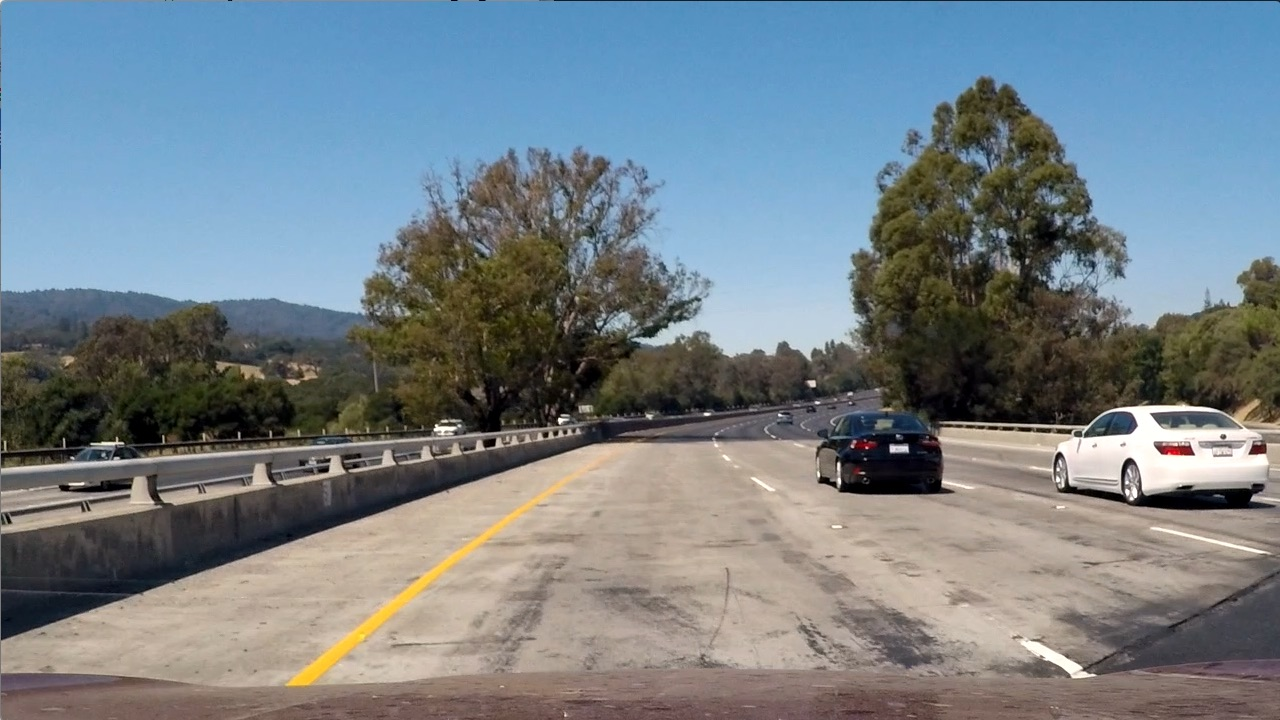
#> input picture resources/test_images/test1.jpg, 1280 x 720 px; its folder holds only this picture in this run
$ python -i utils.py   (imports and definitions only)   (older library calls are emulated)
#> lines starting #> are read from the running program, lines starting #| are printed output that depends on the picture; after the words box and inside, x2 and y2 are one past the last pixel; in counts of white or black regions, pixels touching at a corner belong together
import numpy as np
import cv2
import glob
import os
import pickle
import matplotlib.image as mpimg
import matplotlib.pyplot as plt
from .lane import Lane

# function to undistort a captured frame or image
# [5 lines left out: function undistort, not called in this run]

# receives a 1-channel image and returns the sobel bin
def get_sobel_bin(img):
    sobel = cv2.Sobel(img, cv2.CV_64F, 1, 0, ksize=9)  # x-direction gradient
    abs_sobel = np.absolute(sobel)
    scaled_sobel = np.uint8(255*abs_sobel/np.max(abs_sobel))
    sobel_bin = np.zeros_like(scaled_sobel)
    sobel_bin[(scaled_sobel >= 20) & (scaled_sobel <= 100)] = 1

    return sobel_bin

# convert undistorted frame to thresholed black and white
def get_threshold(img, show=False):
    ''' "img" should be an undistorted image '''
#> called with show = False

    # Color-space conversions
    gray = cv2.cvtColor(img, cv2.COLOR_RGB2GRAY)
    hls = cv2.cvtColor(img, cv2.COLOR_RGB2HLS)
#> hls: shape (720, 1280, 3); mean of channels 0, 1, 2 60.2, 126.7, 74.4
    s_channel = hls[:,:,2]
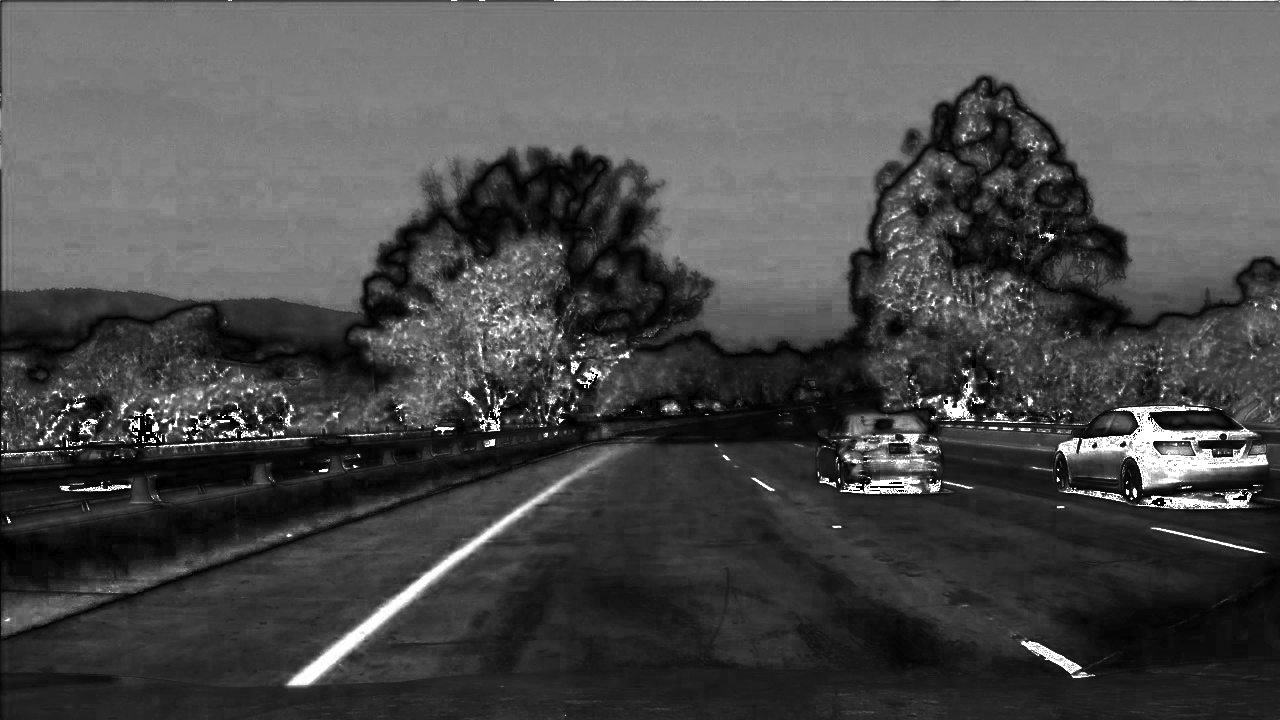
#> s_channel: shape (720, 1280); min 0, max 255, mean 74.4

    # Sobel gradient binaries
    sobel_s_bin = get_sobel_bin(s_channel)
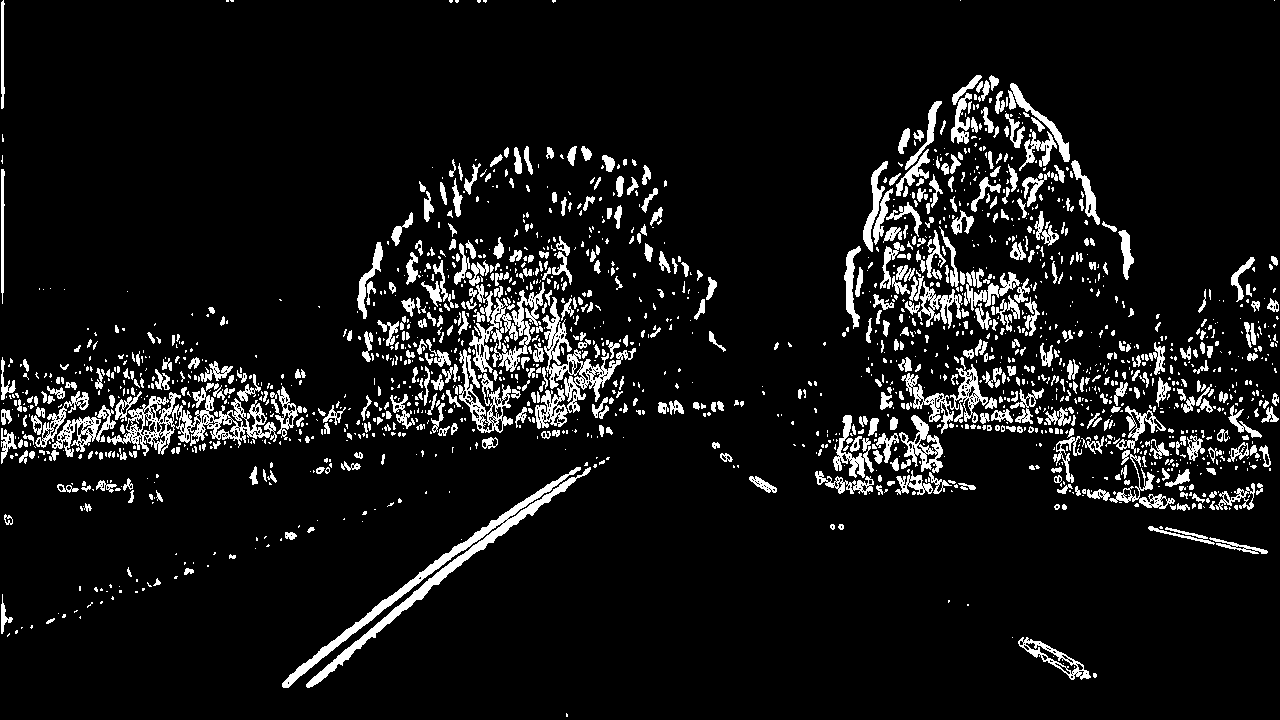
#> sobel_s_bin: shape (720, 1280); values 0 (black) and 1 (white), 8.6% white; 1840 white regions (1236 under 20 px), largest, box (x1, y1, x2, y2) and area: (282, 467, 591, 688) 5266, (107, 387, 277, 456) 3401, (542, 297, 636, 413) 2269
    sobel_gray_bin = get_sobel_bin(gray)
#> in get_sobel_bin (call 2), `sobel = cv2.Sobel(img, cv2.CV_64F, 1, 0, ksize=9)`:
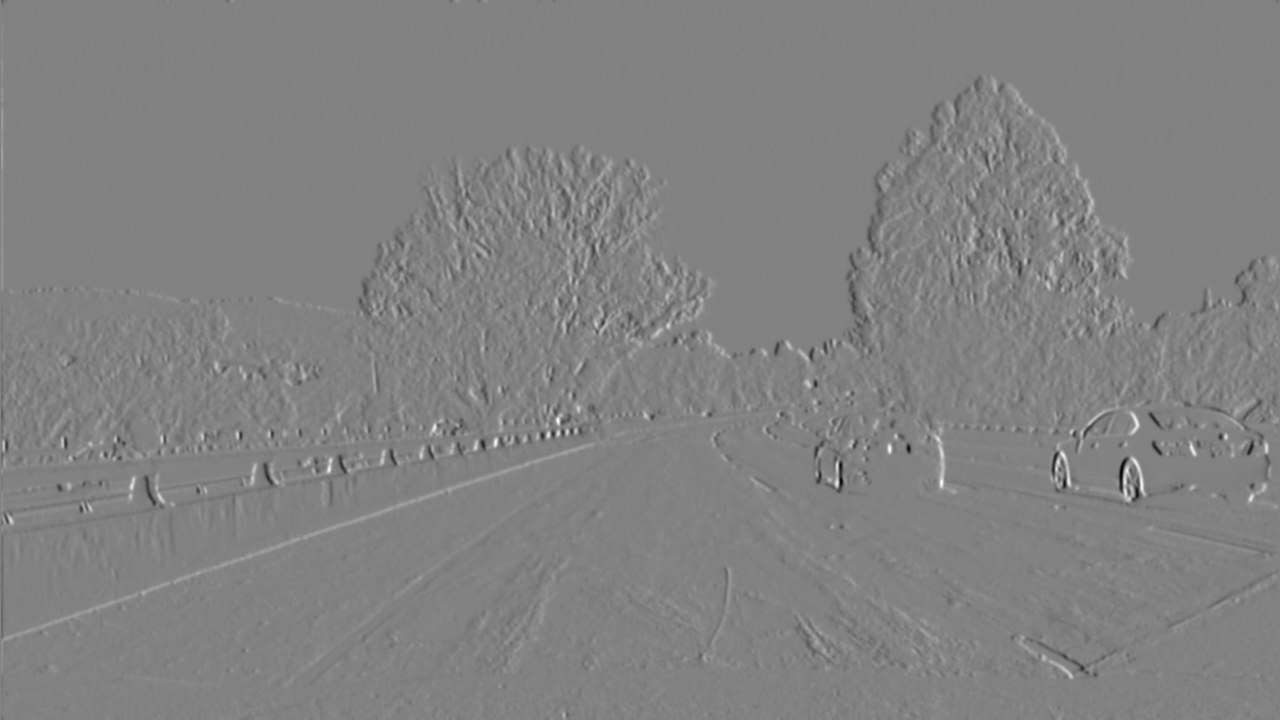
#> sobel: shape (720, 1280) float64; min -1891026, max 1816804, mean 147.8; drawn with min black and max white
#> sobel_gray_bin: shape (720, 1280); values 0 (black) and 1 (white), 8.6% white; 2702 white regions (1937 under 20 px), largest, box (x1, y1, x2, y2) and area: (173, 443, 595, 584) 1921, (979, 207, 1030, 312) 1366, (845, 252, 879, 360) 1199

    sobel_comb_bin = np.zeros_like(sobel_s_bin)
    sobel_comb_bin[(sobel_s_bin == 1) | (sobel_gray_bin == 1)] = 1

    # HLS S-Channel binary
    s_bin = np.zeros_like(s_channel)
    s_bin[(s_channel >= 150) & (s_channel <= 255)] = 1

    # Combine the binaries
    comb_bin = np.zeros_like(sobel_comb_bin)
    comb_bin[(sobel_comb_bin == 1) | (s_bin == 1)] = 1

    gray_img = np.dstack((gray, gray, gray))
    sobel_s_img = np.dstack((sobel_s_bin, sobel_s_bin, sobel_s_bin))*255
#> sobel_s_img: shape (720, 1280, 3); mean of channels 0, 1, 2 21.8, 21.8, 21.8
    sobel_gray_img = np.dstack((sobel_gray_bin, sobel_gray_bin, sobel_gray_bin))*255
    sobel_comb_img = np.dstack((sobel_comb_bin, sobel_comb_bin, sobel_comb_bin))*255
    s_img = np.dstack((s_bin, s_bin, s_bin))*255
    comb_img = np.dstack((comb_bin, comb_bin, comb_bin))*255

    if show: side_by_side_plot(img, comb_img, 'Original', 'Thresholded')

    return comb_img

# perspective transform to create top view or eagle eye view
# [47 lines left out: functions warp, side_by_side_plot, not called in this run]

def big_plot(img):
    fig, ax = plt.subplots(figsize=(20, 10))
    ax.imshow(img)

>>> import cv2
>>> picture = cv2.cvtColor(cv2.imread('../resources/test_images/test1.jpg'), cv2.COLOR_BGR2RGB)
>>> result = get_threshold(picture)
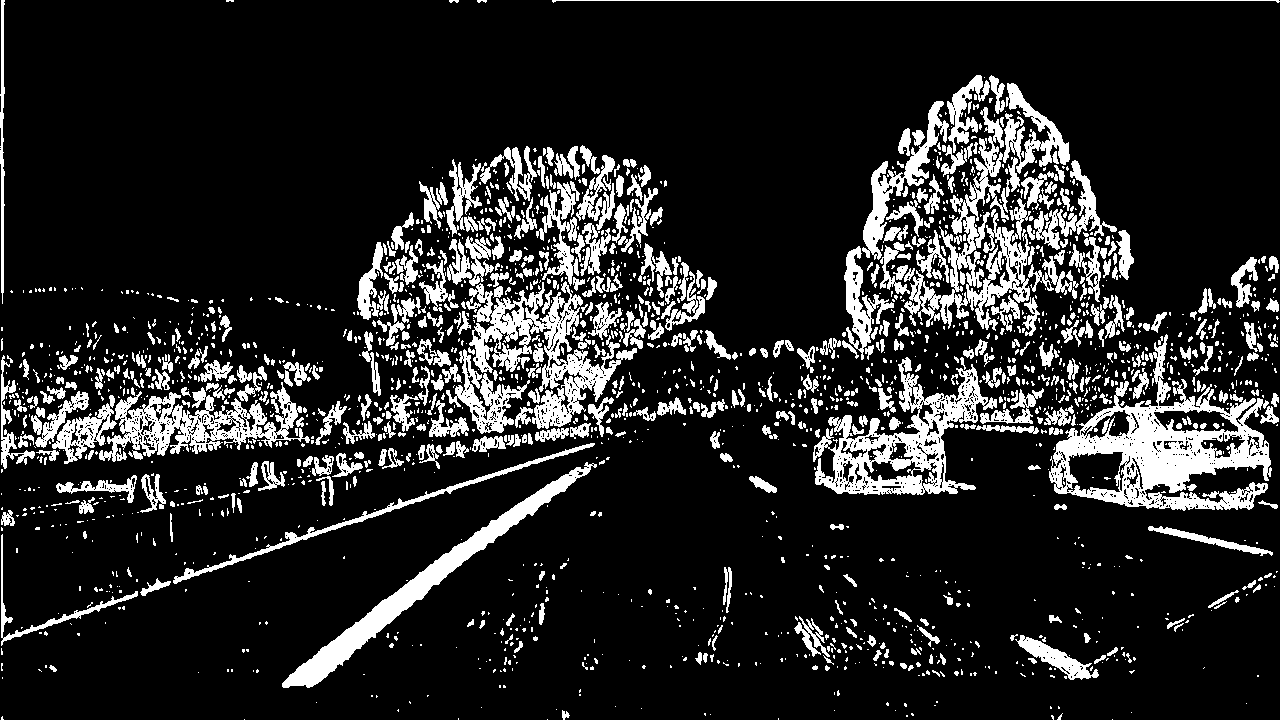
#> result: shape (720, 1280, 3); 15.2% white; 2158 white regions (1572 under 20 px), largest, box (x1, y1, x2, y2) and area: (1049, 334, 1272, 511) 13481, (904, 83, 1070, 331) 9920, (813, 357, 997, 495) 8348

$ run again, on resources/test_images/test2.jpg
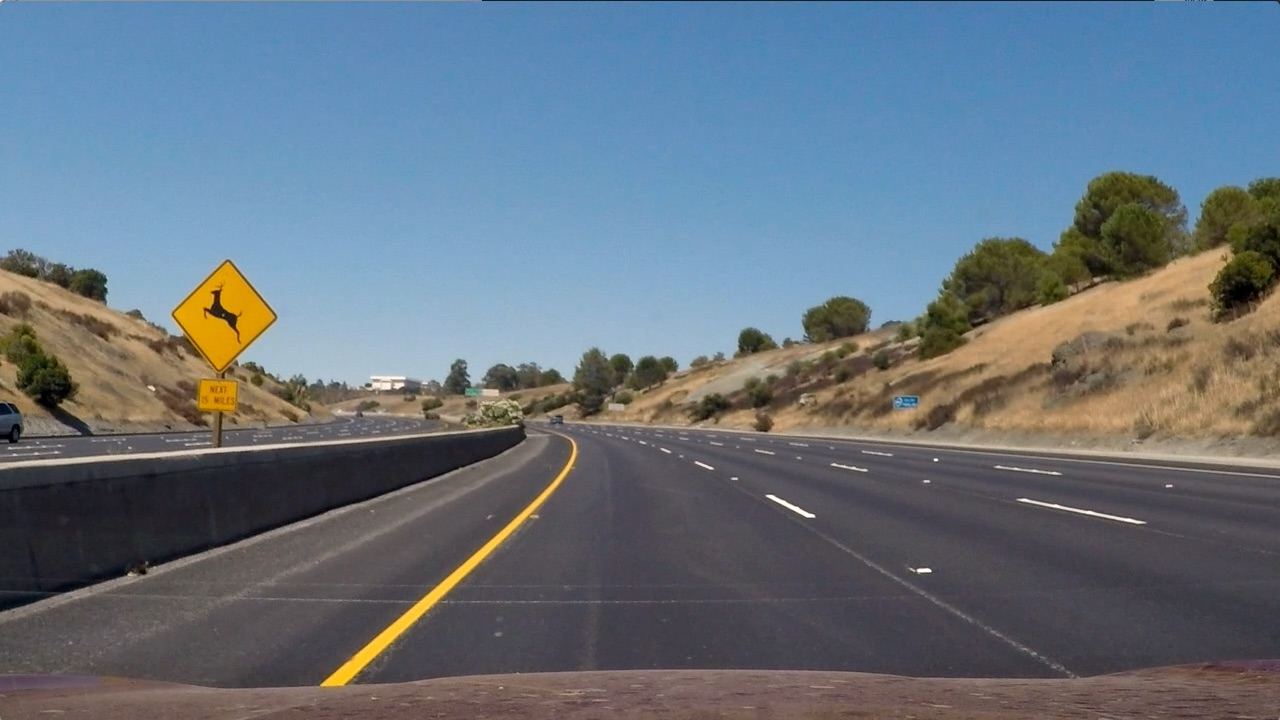
#> input picture resources/test_images/test2.jpg, 1280 x 720 px
#> hls: shape (720, 1280, 3); mean of channels 0, 1, 2 86.2, 113.9, 64.8
#> in get_threshold, `sobel_s_bin = get_sobel_bin(s_channel)`:
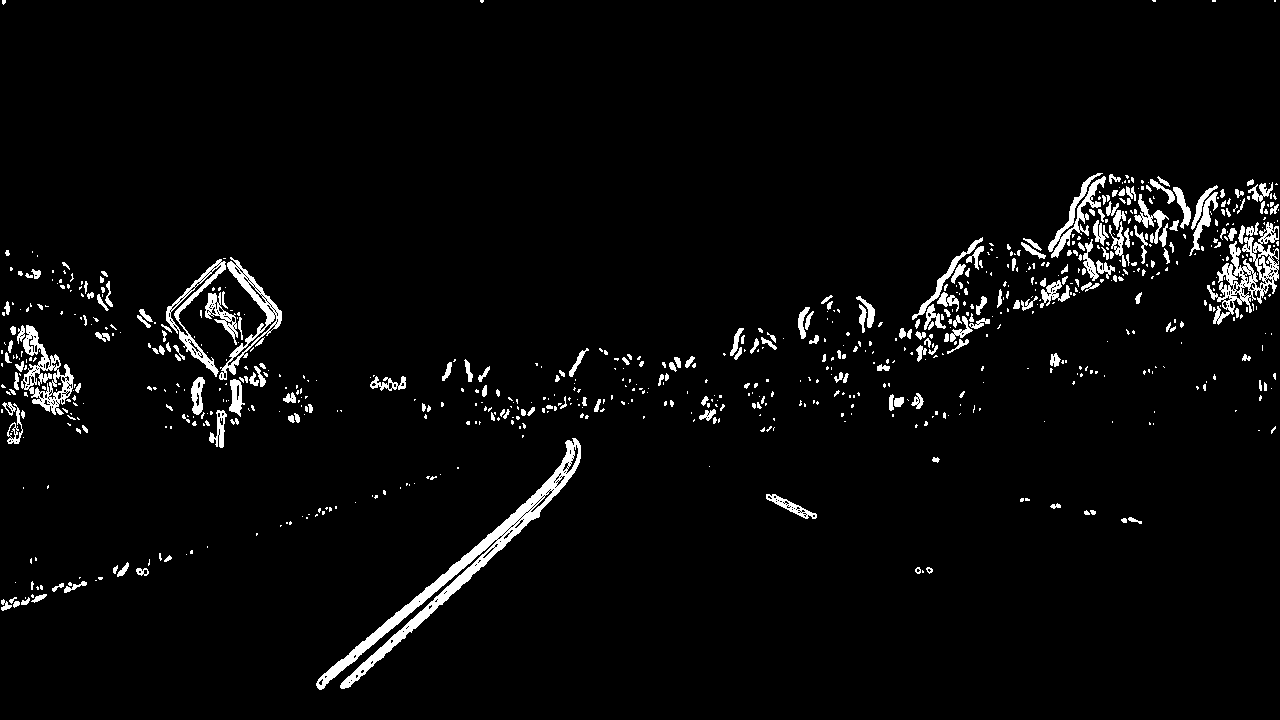
#> sobel_s_bin: shape (720, 1280); values 0 (black) and 1 (white), 3.7% white; 783 white regions (554 under 20 px), largest, box (x1, y1, x2, y2) and area: (316, 438, 581, 690) 5897, (1207, 222, 1279, 325) 2412, (21, 325, 74, 415) 1650
#> sobel_gray_bin: shape (720, 1280); values 0 (black) and 1 (white), 7.9% white; 1806 white regions (1264 under 20 px), largest, box (x1, y1, x2, y2) and area: (129, 258, 280, 399) 4033, (318, 432, 582, 688) 3060, (141, 466, 463, 576) 1726
#> sobel_s_img: shape (720, 1280, 3); mean of channels 0, 1, 2 9.4, 9.4, 9.4
#> `result = get_threshold(picture)`:
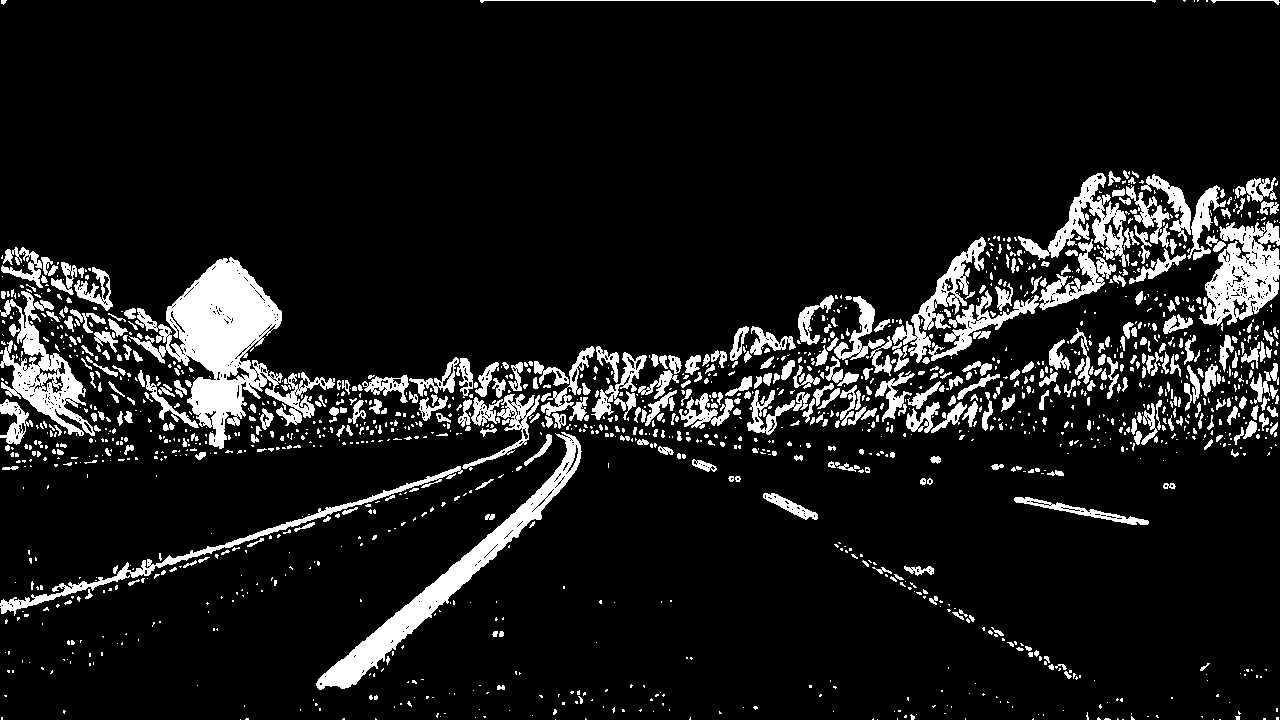
#> result: shape (720, 1280, 3); 10.3% white; 1587 white regions (1134 under 20 px), largest, box (x1, y1, x2, y2) and area: (129, 257, 335, 449) 13390, (316, 432, 582, 690) 7414, (1199, 221, 1280, 326) 4787

$ run again, on resources/test_images/test4.jpg
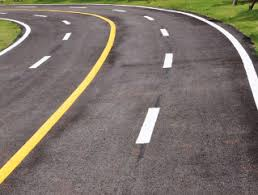
#> input picture resources/test_images/test4.jpg, 258 x 195 px
#> hls: shape (195, 258, 3); mean of channels 0, 1, 2 123.7, 115, 29.3
#> in get_threshold, `sobel_s_bin = get_sobel_bin(s_channel)`:
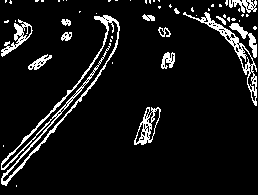
#> sobel_s_bin: shape (195, 258); values 0 (black) and 1 (white), 8.3% white in thin lines or dots
#> sobel_gray_bin: shape (195, 258); values 0 (black) and 1 (white), 9.4% white in thin lines or dots
#> sobel_s_img: shape (195, 258, 3); mean of channels 0, 1, 2 21, 21, 21
#> sobel_gray_img: shape (195, 258, 3); 9.4% white in thin lines or dots
#> `result = get_threshold(picture)`:
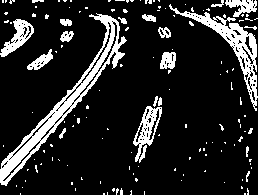
#> result: shape (195, 258, 3); 14.8% white; 145 white regions (125 under 20 px), largest, box (x1, y1, x2, y2) and area: (0, 13, 127, 186) 2763, (169, 4, 258, 111) 1549, (133, 106, 162, 163) 632
